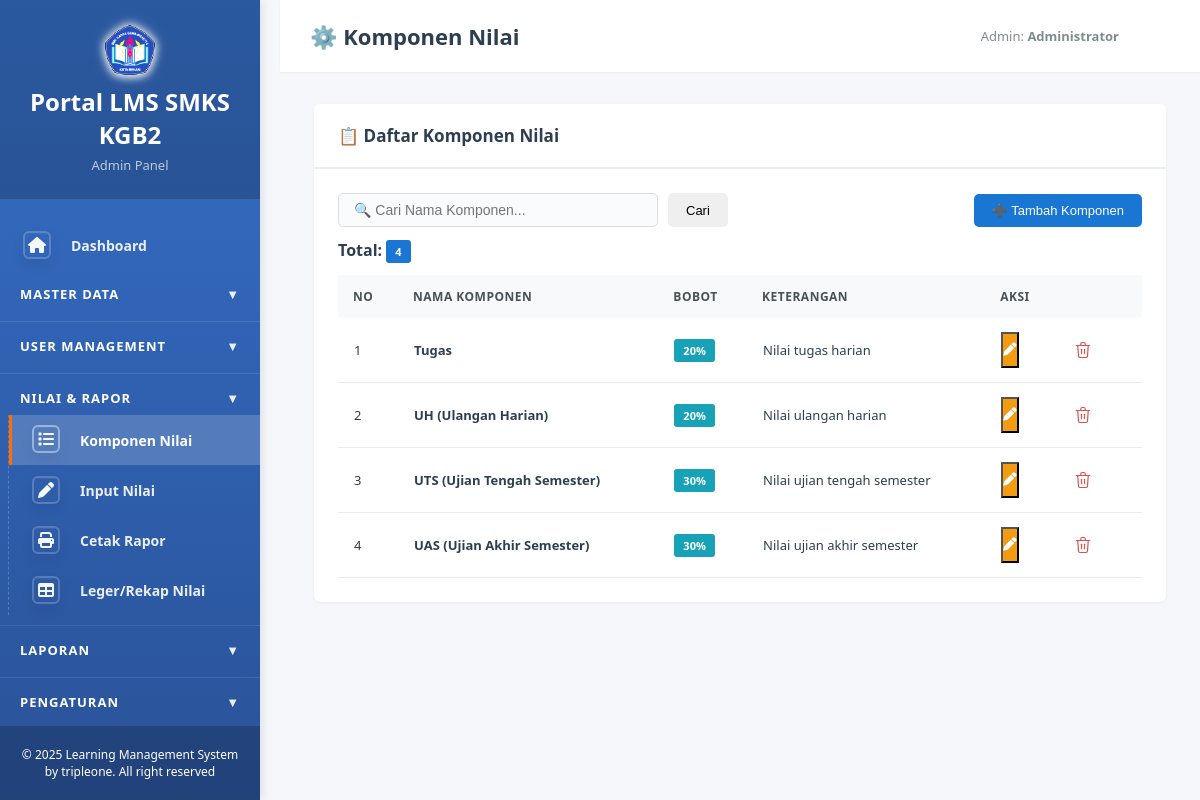
Screenshot of /admin/komponen_nilai.php (signed in) with the database file from the repository.
### tables this page shows
CREATE TABLE `tbl_komponen_nilai` (
  `id_komponen` int(11) NOT NULL,
  `nama_komponen` varchar(50) NOT NULL,
  `bobot` int(11) NOT NULL,
  `keterangan` text DEFAULT NULL,
  `created_at` timestamp NOT NULL DEFAULT current_timestamp()
);

### admin/komponen_nilai.php (the view, shortened to what this page needs)
<?php
require_once __DIR__ . '/../config/database.php';
$limit=10; $page = isset($_GET['page'])? max(1,(int)$_GET['page']) : 1; $offset = ($page-1)*$limit;
$search = isset($_GET['search'])? mysqli_real_escape_string($conn, trim($_GET['search'])) : '';
$where = '';
$q = "SELECT * FROM tbl_komponen_nilai $where ORDER BY id_komponen ASC LIMIT $limit OFFSET $offset";
$r = mysqli_query($conn,$q);
$qt = mysqli_query($conn, "SELECT COUNT(*) total FROM tbl_komponen_nilai $where");
$total = $qt? (int)mysqli_fetch_assoc($qt)['total'] : 0; $pages = max(1,(int)ceil($total/$limit));
?>
<!DOCTYPE html>
<html lang="id">
<head>
<link rel="stylesheet" href="../assets/css/style.css">
<link rel="stylesheet" href="../assets/css/_overrides.css">
</head>
<body>
<?php include 'sidebar.php'; ?>
<div class="main-content">
    <div class="top-bar">
        <h1>⚙️ Komponen Nilai</h1>
        <div class="user-info">
            <span>Admin: <strong><?php echo htmlspecialchars(($_SESSION['nama_lengkap']) ?? ''); ?></strong></span>
            <a href="../logout.php" class="btn-logout">Logout</a>
        </div>
    </div>
    <div class="content-area">
        <div class="card">
            <div class="card-header"><h3>📋 Daftar Komponen Nilai</h3></div>
            <div class="card-body">
                <div class="card-toolbar" style="display:flex; align-items:center; justify-content:space-between; gap:10px; flex-wrap:wrap; margin-bottom:12px;">
                    <form method="GET" action="" style="display:flex; gap:10px;">
                        <input type="text" name="search" placeholder="🔍 Cari Nama Komponen..." value="<?php echo htmlspecialchars(($search) ?? ''); ?>" style="padding:8px 15px; border:1px solid #ddd; border-radius:5px; width:320px;">
                        <button type="submit" class="btn btn-secondary">Cari</button>
                    </form>
                    <button class="btn btn-primary" onclick="openModal('modalTambah')">➕ Tambah Komponen</button>
                </div>
                <div style="margin-bottom:12px;"><strong>Total:</strong> <span class="badge badge-primary"><?php echo number_format($total); ?></span></div>
                <div class="table-container">
                    <table>
                        <thead>
                            <tr>
                                <th>No</th>
                                <th>Nama Komponen</th>
                                <th>Bobot</th>
                                <th>Keterangan</th>
                                <th>Aksi</th>
                            </tr>
                        </thead>
                        <tbody>
                            <?php if($r && mysqli_num_rows($r)>0): $no=$offset+1; while($row=mysqli_fetch_assoc($r)): ?>
                            <tr>
                                <td><?php echo $no++; ?></td>
                                <td><strong><?php echo htmlspecialchars(($row['nama_komponen']) ?? ''); ?></strong></td>
                                <td><span class="badge badge-info"><?php echo (int)$row['bobot']; ?>%</span></td>
                                <td><?php echo $row['keterangan']? htmlspecialchars(($row['keterangan']) ?? '') : '<em style="color:#999;">-</em>'; ?></td>
                                <td>
                                    <div class="action-buttons">
                                        <button class="btn-action btn-warning" title="Edit" onclick='openEdit(<?php echo json_encode($row, JSON_HEX_TAG|JSON_HEX_APOS|JSON_HEX_QUOT|JSON_HEX_AMP); ?>)'><i class="fas fa-pen" aria-hidden="true"></i></button>
                                        <a href="?hapus=<?php echo $row['id_komponen']; ?>" class="btn-action btn-danger" onclick="return confirm('Hapus komponen ini?')" title="Hapus">🗑️</a>
                                        <a href="delete_force.php?entity=komponen_nilai&id=<?php echo $row['id_komponen']; ?>&redirect=<?php echo urlencode('komponen_nilai.php'); ?>" class="btn-action btn-danger" onclick="return confirm('Hapus Paksa: Komponen nilai dan seluruh nilai terkait akan dihapus. Lanjutkan?')" title="Hapus Paksa"><i class="fas fa-exclamation-triangle" aria-hidden="true"></i></a>
                                    </div>
                                </td>
                            </tr>
                            <?php endwhile; else: ?>
                            <tr><td colspan="5" style="text-align:center; padding:30px; color:#999;">Tidak ada data</td></tr>
                            <?php endif; ?>
                        </tbody>
                    </table>
                </div>
            </div>
        </div>
    </div>
</div>
</body>
</html>

### assets/css/style.css (style rules this page uses)
* { margin: 0; padding: 0; box-sizing: border-box; }
html, body { height: 100%; }
body { font-family: 'Segoe UI', Tahoma, Geneva, Verdana, sans-serif; background: #f5f7fa; color: #2c3e50; }
html, body { -webkit-text-size-adjust: 100%; -ms-text-size-adjust: 100%; }
.main-content { margin-left: 280px; min-height: 100vh; }
.top-bar { background: #fff; padding: 18px 30px; box-shadow: 0 1px 2px rgba(0,0,0,0.05); display: flex; justify-content: space-between; align-items: center; position: sticky; top: 0; z-index: 100; }
.top-bar h1 { font-size: 22px; color: #2c3e50; font-weight: 600; margin: 0; }
.user-info { display: flex; align-items: center; gap: 15px; }
.user-info span { color: #7f8c8d; font-size: 13px; }
.btn-logout { background: #e74c3c; color: #fff; padding: 7px 16px; border-radius: 5px; text-decoration: none; font-size: 13px; transition: all 0.2s ease; font-weight: 500; }
.content-area { padding: 25px 30px; }
.card { background: #fff; border-radius: 6px; box-shadow: 0 1px 3px rgba(0,0,0,0.06); margin-bottom: 20px; overflow: hidden; }
.card-header { background: #fff; color: #2c3e50; padding: 18px 22px; border-bottom: 2px solid #e9ecef; }
.card-header h3 { margin: 0; font-size: 17px; font-weight: 600; }
.card-body { padding: 22px; }
.btn { padding: 9px 18px; border: none; border-radius: 5px; cursor: pointer; text-decoration: none; display: inline-block; font-size: 13px; transition: all 0.2s ease; font-weight: 500; }
.btn-primary { background: #1976d2; color: #fff; }
.btn-danger { background: #e74c3c; color: #fff; }
.btn-warning { background: #f39c12; color: #fff; }
.table-container { overflow-x: auto; }
.table-container { -webkit-overflow-scrolling: touch; }
img, .card, .slide img { max-width: 100%; height: auto; }
table { width: 100%; border-collapse: collapse; }
table thead { background: #f8f9fa; color: #2c3e50; }
table th { padding: 13px 15px; text-align: left; font-weight: 600; font-size: 12px; text-transform: uppercase; letter-spacing: 0.5px; color: #495057; }
table tbody tr { border-bottom: 1px solid #e9ecef; transition: background 0.15s ease; }
table td { padding: 13px 15px; font-size: 13px; }
.icon-btn, .action-btn, .table .actions .btn, .table td:last-child .btn { display: inline-block !important; width: 36px !important; height: 36px !important; padding: 0 !important; margin: 0 !important; border-radius: 8px !important; text-indent: -9999px !important; overflow: hidden !important; position: relative !important; background: transparent !important; border: none !important; }
.icon-btn::before, .action-btn::before, .table .actions .btn::before { content: ''; position: absolute; inset: 0; display: grid; place-items: center; background-repeat: no-repeat; background-position: center; background-size: 18px 18px; }
.icon-btn::before, .action-btn::before { filter: none; }
.badge { padding: 4px 9px; border-radius: 3px; font-size: 11px; font-weight: 600; display: inline-block; }
.badge-info { background: #17a2b8; color: #fff; }
.badge-primary { background: #1976d2; color: #fff; }
.action-buttons { display: flex; gap: 5px; }
.header, .page-header, .header-bar, .card-header { display: flex; align-items: center; justify-content: space-between; gap: 12px; }

### assets/css/_overrides.css (style rules this page uses)
.content-area { padding: 32px 34px; }
.card-header { padding: 20px 24px; }
.card-body { padding: 24px; }
.table-container table td { padding: 14px 16px; }
.card-toolbar { margin-bottom: 14px; }
.card-toolbar input, .card-toolbar select, .card-header input, .card-header select { border: 1px solid #dde1e6; background: #fafbfc; border-radius: 10px; padding: 10px 12px; font-size: 14px; color: #2c3e50; transition: all .15s ease; }

### rows the page displays
tbl_komponen_nilai: nama_komponen "Tugas", bobot "20", keterangan "Nilai tugas harian"
tbl_komponen_nilai: nama_komponen "UH (Ulangan Harian)", bobot "20", keterangan "Nilai ulangan harian"
tbl_komponen_nilai: nama_komponen "UTS (Ujian Tengah Semester)", bobot "30", keterangan "Nilai ujian tengah semester"
tbl_komponen_nilai: nama_komponen "UAS (Ujian Akhir Semester)", bobot "30", keterangan "Nilai ujian akhir semester"

### other values shown
$_SESSION['nama_lengkap'] "Administrator"
$total "4"
